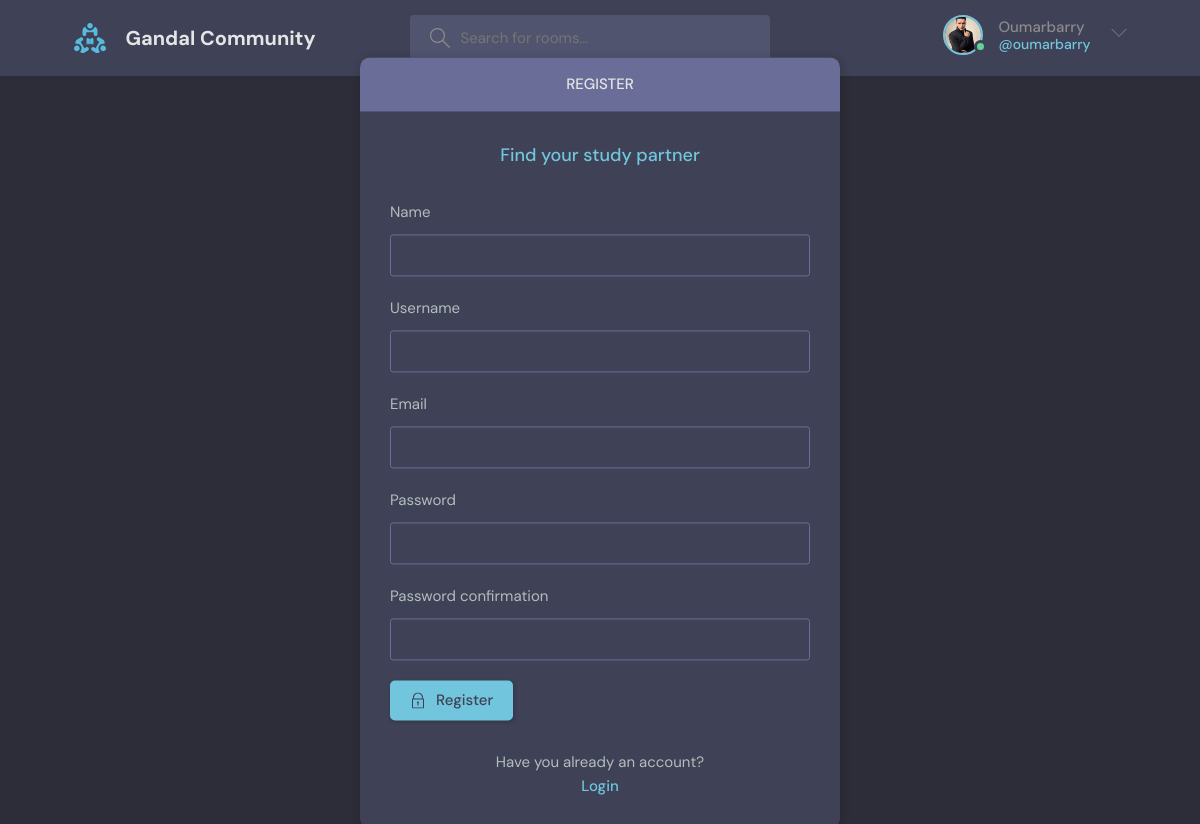
/register/ (signed in), run on the app's committed database.
### blog/models.py (models this page shows)
class User(AbstractUser):
    name = models.CharField(max_length=200, null=True)
    email = models.EmailField(unique=True, null=True)
    bio = models.TextField(null=True)
    avatar = models.ImageField(upload_to='images', null=True, default='images/avatar_hy6hxz.jpg')
    USERNAME_FIELD = 'email'
    REQUIRED_FIELDS = []

### blog/views.py (the view, shortened to what this page needs)
# urls.py: path('register/', views.registerPage, name="register"),
def registerPage(request):
    form = CustomUser()
    return render(request, 'blog/login.html', {"form": form})

### blog/form.py
class CustomUser(UserCreationForm):
    class Meta:
        model = User
        fields = ['name', 'username', 'email', 'password1', 'password2']

### blog/templates/blog/login.html (shortened to what this page needs)
{% extends 'main.html' %}
{% block content %}
    <main class="auth layout">
    {% if page == "login" %}
      <div class="container">
        <div class="layout__box">
          <div class="layout__boxHeader">
            <div class="layout__boxTitle">
              <h3>Login</h3>
            </div>
          </div>
          <div class="layout__body">
            <h2 class="auth__tagline">Find your study partner</h2>
            <form class="form" action=" " method="post">
                {% csrf_token %}
              <div class="form__group form__group">
                <label for="room_name">Username</label>
                <input id="username" name="username" type="text" placeholder="diallo" />
              </div>
              <div class="form__group">
                <label for="password">Password</label>
                <input id="password"  name="password" type="password" />
              </div>
              <button class="btn btn--main" type="submit">
                <svg
                  version="1.1"
                  xmlns="http://www.w3.org/2000/svg"
                  width="32"
                  height="32"
                  viewBox="0 0 32 32"
                >
                  <title>lock</title>
                  <path
                    d="M27 12h-1v-2c0-5.514-4.486-10-10-10s-10 4.486-10 10v2h-1c-0.553 0-1 0.447-1 1v18c0 0.553 0.447 1 1 1h22c0.553 0 1-0.447 1-1v-18c0-0.553-0.447-1-1-1zM8 10c0-4.411 3.589-8 8-8s8 3.589 8 8v2h-16v-2zM26 30h-20v-16h20v16z"
                  ></path>
                  <path
                    d="M15 21.694v4.306h2v-4.306c0.587-0.348 1-0.961 1-1.694 0-1.105-0.895-2-2-2s-2 0.895-2 2c0 0.732 0.413 1.345 1 1.694z"
                  ></path>
                </svg>
                Login
              </button>
            </form>
            <div class="auth__action">
              <p>Haven't signed up yet?</p>
              <a href="{% url 'register' %}" class="btn btn--link">Sign Up</a>
            </div>
          </div>
        </div>
      </div>
    {% else %}
      <div class="container">
        <div class="layout__box">
          <div class="layout__boxHeader">
            <div class="layout__boxTitle">
              <h3>Register</h3>
            </div>
          </div>
          <div class="layout__body">
            <h2 class="auth__tagline">Find your study partner</h2>
            <form class="form" action=" " method="post">
                {% for field in form %}
                  <div class="form__group form__group">
                    <label for="room_name">{{ field.label }}</label>
                      {{ field }}
                  </div>
                {% endfor %}
              <button class="btn btn--main" type="submit">
                Register
              </button>
            </form>
            <div class="auth__action">
              <p>Have you already an account?</p>
              <a href="{% url 'login' %}" class="btn btn--link">Login</a>
            </div>
          </div>
        </div>
      </div>
    {% endif %}
    </main>
{% endblock content %}

### templates/navbar.html (shortened to what this page needs)
{% load static %}
<!DOCTYPE html>
<html lang="en">
<head>
</head>
<body>
    <header class="header sticky header--loggedIn">
      <div class="container sticky">
        <a href="{% url 'home' %}" class="header__logo">
          <img src="{% static 'assets/logo.svg'%}"  alt="logo"/>
          <h1>Gandal Community</h1>
        </a>
        <form class="header__search" action="{% url 'home' %}" method="GET">
          <label>
            <input name="q" placeholder="Search for rooms..." />
          </label>
        </form>
        <nav class="header__menu">
        {% if request.user.is_authenticated %}
          <div class="header__user">
            <a href="{% url 'profile' user.id %}">
              <div class="avatar avatar--medium active">
                <img src="{{ request.user.avatar.url }}"  alt="me"/>
              </div>
              <p>{{ user.username |capfirst}} <span>@{{ user.username }}</span></p>
            </a>
            <button class="dropdown-button">
              <svg  xmlns="http://www.w3.org/2000/svg" width="32" height="32" viewBox="0 0 32 32">
                <title>chevron-down</title>
                <path d="M16 21l-13-13h-3l16 16 16-16h-3l-13 13z"></path>
              </svg>
            </button>
          </div>
            {% else %}
              <a href="{% url 'login' %}">
                <img src="{% static 'assets/avatar.svg'%}"  alt="logo"/>
                <p>Login</p>
              </a>
            {% endif %}
        </nav>
      </div>
    </header>
</body>
</html>

### data on the page
User: user.avatar (picture), username "Oumarbarry", username "oumarbarry"

### other printed values
{{ field.label }} "Name" "Username" "Email" "Password" "Password confirmation"
